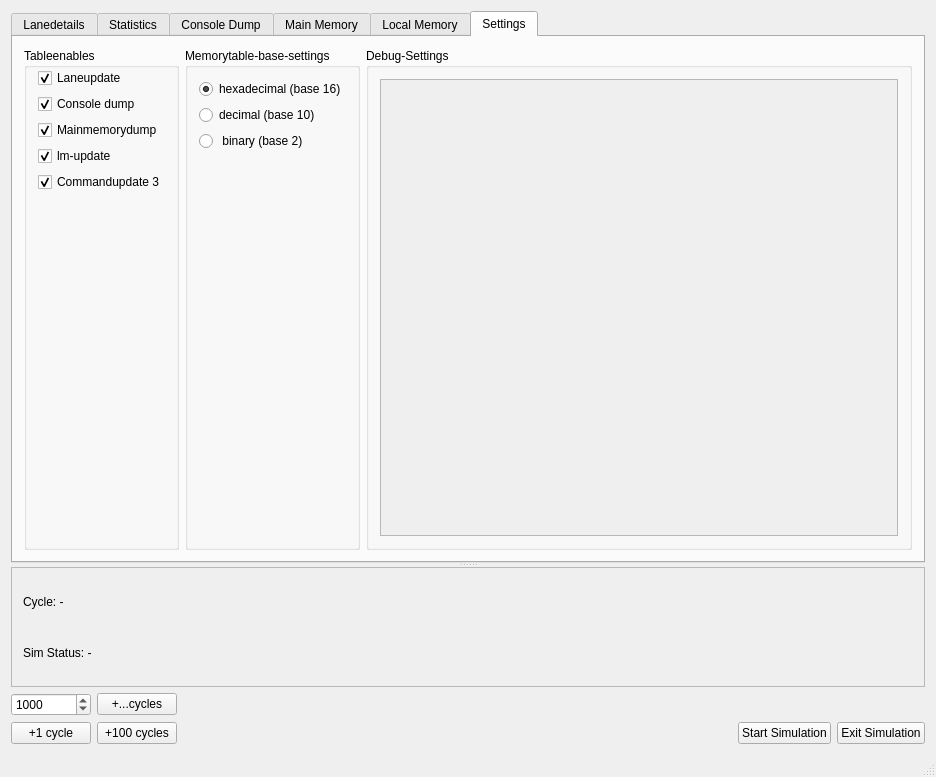
<?xml version="1.0" encoding="UTF-8"?>
<ui version="4.0">
 <class>CommandWindow</class>
 <widget class="QMainWindow" name="CommandWindow">
  <property name="geometry">
   <rect>
    <x>0</x>
    <y>0</y>
    <width>936</width>
    <height>777</height>
   </rect>
  </property>
  <property name="windowTitle">
   <string>CommandWindow</string>
  </property>
  <widget class="QWidget" name="centralWidget">
   <layout class="QGridLayout" name="gridLayout">
    <item row="2" column="2">
     <spacer name="horizontalSpacer">
      <property name="orientation">
       <enum>Qt::Horizontal</enum>
      </property>
      <property name="sizeHint" stdset="0">
       <size>
        <width>40</width>
        <height>20</height>
       </size>
      </property>
     </spacer>
    </item>
    <item row="2" column="1">
     <widget class="QPushButton" name="cycleButton">
      <property name="text">
       <string>+...cycles</string>
      </property>
     </widget>
    </item>
    <item row="3" column="3">
     <widget class="QPushButton" name="pauseButton">
      <property name="text">
       <string>Start Simulation</string>
      </property>
     </widget>
    </item>
    <item row="2" column="0">
     <widget class="QSpinBox" name="cycleInput">
      <property name="maximum">
       <number>10000000</number>
      </property>
      <property name="value">
       <number>1000</number>
      </property>
     </widget>
    </item>
    <item row="3" column="4">
     <widget class="QPushButton" name="exitButton">
      <property name="text">
       <string>Exit Simulation</string>
      </property>
     </widget>
    </item>
    <item row="3" column="1">
     <widget class="QPushButton" name="cycle100button">
      <property name="text">
       <string>+100 cycles</string>
      </property>
     </widget>
    </item>
    <item row="0" column="0" colspan="5">
     <widget class="QWidget" name="widget_2" native="true">
      <layout class="QVBoxLayout" name="verticalLayout_5">
       <property name="spacing">
        <number>0</number>
       </property>
       <property name="leftMargin">
        <number>0</number>
       </property>
       <property name="topMargin">
        <number>0</number>
       </property>
       <property name="rightMargin">
        <number>0</number>
       </property>
       <property name="bottomMargin">
        <number>0</number>
       </property>
       <item>
        <widget class="QSplitter" name="splitter_2">
         <property name="orientation">
          <enum>Qt::Vertical</enum>
         </property>
         <widget class="QTabWidget" name="tabwidget">
          <property name="sizePolicy">
           <sizepolicy hsizetype="Preferred" vsizetype="Expanding">
            <horstretch>0</horstretch>
            <verstretch>0</verstretch>
           </sizepolicy>
          </property>
          <property name="toolTip">
           <string/>
          </property>
          <property name="styleSheet">
           <string notr="true">QLabel { border-color: black}</string>
          </property>
          <property name="currentIndex">
           <number>5</number>
          </property>
          <widget class="QWidget" name="Lanestab">
           <attribute name="title">
            <string>Lanedetails</string>
           </attribute>
           <widget class="QLabel" name="Labellastcycles">
            <property name="geometry">
             <rect>
              <x>0</x>
              <y>340</y>
              <width>431</width>
              <height>17</height>
             </rect>
            </property>
            <property name="text">
             <string>Value of last x cycles</string>
            </property>
           </widget>
           <widget class="QGroupBox" name="radiobuttongroup">
            <property name="geometry">
             <rect>
              <x>0</x>
              <y>340</y>
              <width>931</width>
              <height>91</height>
             </rect>
            </property>
            <layout class="QHBoxLayout" name="radiobuttonlayout">
             <item>
              <widget class="QRadioButton" name="radioButton_4">
               <property name="text">
                <string>Last 10000 cycles</string>
               </property>
              </widget>
             </item>
             <item>
              <widget class="QRadioButton" name="radioButton_5">
               <property name="text">
                <string>Last 20000 cycles</string>
               </property>
              </widget>
             </item>
             <item>
              <widget class="QRadioButton" name="radioButton_3">
               <property name="text">
                <string>Last 30000 cycles</string>
               </property>
              </widget>
             </item>
             <item>
              <widget class="QRadioButton" name="radioButton_2">
               <property name="text">
                <string>Last 40000 cycles</string>
               </property>
              </widget>
             </item>
             <item>
              <widget class="QRadioButton" name="radioButton">
               <property name="text">
                <string>Last 50000 cycles</string>
               </property>
              </widget>
             </item>
             <item>
              <widget class="QRadioButton" name="radioButton_6">
               <property name="text">
                <string>Total cylces</string>
               </property>
               <property name="checked">
                <bool>true</bool>
               </property>
              </widget>
             </item>
            </layout>
           </widget>
          </widget>
          <widget class="QWidget" name="tab_statistic">
           <attribute name="title">
            <string>Statistics</string>
           </attribute>
           <layout class="QGridLayout" name="gridLayout_6">
            <item row="0" column="0">
             <widget class="QScrollArea" name="tab_statistic_content">
              <property name="widgetResizable">
               <bool>true</bool>
              </property>
              <widget class="QWidget" name="statistic_scrollAreaWidgetContent">
               <property name="geometry">
                <rect>
                 <x>0</x>
                 <y>0</y>
                 <width>894</width>
                 <height>498</height>
                </rect>
               </property>
               <layout class="QVBoxLayout" name="verticalLayout_3">
                <item>
                 <widget class="QTextBrowser" name="statistic_textbrowser"/>
                </item>
               </layout>
              </widget>
             </widget>
            </item>
           </layout>
          </widget>
          <widget class="QWidget" name="consoledumptab">
           <attribute name="title">
            <string>Console Dump</string>
           </attribute>
           <layout class="QGridLayout" name="gridLayout_4">
            <property name="leftMargin">
             <number>0</number>
            </property>
            <property name="topMargin">
             <number>0</number>
            </property>
            <property name="rightMargin">
             <number>0</number>
            </property>
            <property name="bottomMargin">
             <number>0</number>
            </property>
            <property name="spacing">
             <number>0</number>
            </property>
            <item row="0" column="0" colspan="3">
             <widget class="QScrollArea" name="scrollArea">
              <property name="widgetResizable">
               <bool>true</bool>
              </property>
              <widget class="QWidget" name="scrollAreaWidgetContents">
               <property name="geometry">
                <rect>
                 <x>0</x>
                 <y>0</y>
                 <width>912</width>
                 <height>516</height>
                </rect>
               </property>
               <layout class="QGridLayout" name="gridLayout_5">
                <item row="1" column="1">
                 <widget class="QGroupBox" name="rfdump">
                  <property name="title">
                   <string>Register File Dump (Cluster, Unit, Lane)</string>
                  </property>
                 </widget>
                </item>
                <item row="0" column="1" colspan="2">
                 <spacer name="verticalSpacer">
                  <property name="orientation">
                   <enum>Qt::Vertical</enum>
                  </property>
                  <property name="sizeHint" stdset="0">
                   <size>
                    <width>20</width>
                    <height>40</height>
                   </size>
                  </property>
                 </spacer>
                </item>
                <item row="1" column="0">
                 <spacer name="horizontalSpacer_2">
                  <property name="orientation">
                   <enum>Qt::Horizontal</enum>
                  </property>
                  <property name="sizeHint" stdset="0">
                   <size>
                    <width>40</width>
                    <height>20</height>
                   </size>
                  </property>
                 </spacer>
                </item>
                <item row="3" column="1" colspan="2">
                 <spacer name="verticalSpacer_2">
                  <property name="orientation">
                   <enum>Qt::Vertical</enum>
                  </property>
                  <property name="sizeHint" stdset="0">
                   <size>
                    <width>20</width>
                    <height>40</height>
                   </size>
                  </property>
                 </spacer>
                </item>
                <item row="1" column="3">
                 <spacer name="horizontalSpacer_3">
                  <property name="orientation">
                   <enum>Qt::Horizontal</enum>
                  </property>
                  <property name="sizeHint" stdset="0">
                   <size>
                    <width>40</width>
                    <height>20</height>
                   </size>
                  </property>
                 </spacer>
                </item>
                <item row="1" column="2">
                 <widget class="QGroupBox" name="lmdump">
                  <property name="title">
                   <string>Local Memory Dump (Cluster, Unit)</string>
                  </property>
                 </widget>
                </item>
               </layout>
              </widget>
             </widget>
            </item>
           </layout>
          </widget>
          <widget class="QWidget" name="mainmemorydumptab">
           <attribute name="title">
            <string>Main Memory</string>
           </attribute>
           <layout class="QHBoxLayout" name="horizontalLayout_4">
            <item>
             <widget class="QGroupBox" name="mainmembuttongroup">
              <property name="title">
               <string/>
              </property>
             </widget>
            </item>
           </layout>
          </widget>
          <widget class="QWidget" name="tab_localMemory">
           <attribute name="title">
            <string>Local Memory</string>
           </attribute>
           <layout class="QGridLayout" name="gridLayout_3">
            <property name="leftMargin">
             <number>0</number>
            </property>
            <property name="topMargin">
             <number>0</number>
            </property>
            <property name="rightMargin">
             <number>0</number>
            </property>
            <property name="bottomMargin">
             <number>0</number>
            </property>
            <property name="spacing">
             <number>0</number>
            </property>
            <item row="0" column="0">
             <widget class="QTabWidget" name="lmtabs">
              <property name="currentIndex">
               <number>-1</number>
              </property>
             </widget>
            </item>
           </layout>
          </widget>
          <widget class="QWidget" name="settingstab">
           <attribute name="title">
            <string>Settings</string>
           </attribute>
           <layout class="QGridLayout" name="horizontalLayout_3">
            <item row="0" column="0">
             <layout class="QHBoxLayout" name="horizontalLayout_4">
              <item>
               <widget class="QGroupBox" name="settingsbox">
                <property name="title">
                 <string>Tableenables</string>
                </property>
                <layout class="QVBoxLayout" name="verticalLayout_4">
                 <property name="topMargin">
                  <number>0</number>
                 </property>
                 <item>
                  <widget class="QCheckBox" name="lanecheck">
                   <property name="text">
                    <string>Laneupdate</string>
                   </property>
                   <property name="checked">
                    <bool>true</bool>
                   </property>
                  </widget>
                 </item>
                 <item>
                  <widget class="QCheckBox" name="consoledumpcheck">
                   <property name="text">
                    <string>Console dump</string>
                   </property>
                   <property name="checked">
                    <bool>true</bool>
                   </property>
                  </widget>
                 </item>
                 <item>
                  <widget class="QCheckBox" name="mainmemorycheck">
                   <property name="text">
                    <string>Mainmemorydump</string>
                   </property>
                   <property name="checked">
                    <bool>true</bool>
                   </property>
                  </widget>
                 </item>
                 <item>
                  <widget class="QCheckBox" name="lmcheck">
                   <property name="text">
                    <string>lm-update</string>
                   </property>
                   <property name="checked">
                    <bool>true</bool>
                   </property>
                  </widget>
                 </item>
                 <item>
                  <widget class="QCheckBox" name="command3check">
                   <property name="text">
                    <string>Commandupdate 3</string>
                   </property>
                   <property name="checked">
                    <bool>true</bool>
                   </property>
                  </widget>
                 </item>
                 <item>
                  <spacer name="verticalSpacer_4">
                   <property name="orientation">
                    <enum>Qt::Vertical</enum>
                   </property>
                   <property name="sizeHint" stdset="0">
                    <size>
                     <width>20</width>
                     <height>40</height>
                    </size>
                   </property>
                  </spacer>
                 </item>
                </layout>
               </widget>
              </item>
              <item>
               <widget class="QGroupBox" name="tablebasesetter">
                <property name="title">
                 <string>Memorytable-base-settings</string>
                </property>
                <layout class="QVBoxLayout" name="verticalLayout_2">
                 <item>
                  <widget class="QRadioButton" name="tablehex">
                   <property name="text">
                    <string>hexadecimal (base 16)</string>
                   </property>
                   <property name="checked">
                    <bool>true</bool>
                   </property>
                  </widget>
                 </item>
                 <item>
                  <widget class="QRadioButton" name="tableint">
                   <property name="text">
                    <string>decimal (base 10)</string>
                   </property>
                  </widget>
                 </item>
                 <item>
                  <widget class="QRadioButton" name="tablebit">
                   <property name="text">
                    <string> binary (base 2)</string>
                   </property>
                  </widget>
                 </item>
                 <item>
                  <spacer name="verticalSpacer_3">
                   <property name="orientation">
                    <enum>Qt::Vertical</enum>
                   </property>
                   <property name="sizeHint" stdset="0">
                    <size>
                     <width>20</width>
                     <height>40</height>
                    </size>
                   </property>
                  </spacer>
                 </item>
                </layout>
               </widget>
              </item>
              <item>
               <widget class="QGroupBox" name="Debugsettings">
                <property name="title">
                 <string>Debug-Settings</string>
                </property>
                <layout class="QHBoxLayout" name="horizontalLayout">
                 <item>
                  <widget class="QScrollArea" name="scrollArea_3">
                   <property name="widgetResizable">
                    <bool>true</bool>
                   </property>
                   <widget class="QWidget" name="scrollAreaWidgetContents_3">
                    <property name="geometry">
                     <rect>
                      <x>0</x>
                      <y>0</y>
                      <width>461</width>
                      <height>452</height>
                     </rect>
                    </property>
                    <layout class="QVBoxLayout" name="verticalLayout">
                     <property name="sizeConstraint">
                      <enum>QLayout::SetDefaultConstraint</enum>
                     </property>
                    </layout>
                   </widget>
                  </widget>
                 </item>
                </layout>
               </widget>
              </item>
             </layout>
            </item>
           </layout>
          </widget>
         </widget>
         <widget class="QScrollArea" name="scrollArea_2">
          <property name="sizePolicy">
           <sizepolicy hsizetype="Expanding" vsizetype="Preferred">
            <horstretch>0</horstretch>
            <verstretch>0</verstretch>
           </sizepolicy>
          </property>
          <property name="widgetResizable">
           <bool>true</bool>
          </property>
          <widget class="QWidget" name="scrollAreaWidgetContents_2">
           <property name="geometry">
            <rect>
             <x>0</x>
             <y>0</y>
             <width>916</width>
             <height>119</height>
            </rect>
           </property>
           <layout class="QGridLayout" name="gridLayout_2">
            <item row="9" column="0">
             <widget class="QLabel" name="cycle_label">
              <property name="text">
               <string>Cycle: -</string>
              </property>
             </widget>
            </item>
            <item row="12" column="0">
             <widget class="QLabel" name="sim_status_label">
              <property name="text">
               <string>Sim Status: -</string>
              </property>
             </widget>
            </item>
           </layout>
          </widget>
         </widget>
        </widget>
       </item>
      </layout>
     </widget>
    </item>
    <item row="3" column="0">
     <widget class="QPushButton" name="cycle1button">
      <property name="text">
       <string>+1 cycle</string>
      </property>
     </widget>
    </item>
   </layout>
  </widget>
  <widget class="QStatusBar" name="statusBar"/>
 </widget>
 <layoutdefault spacing="6" margin="11"/>
 <resources/>
 <connections>
  <connection>
   <sender>exitButton</sender>
   <signal>clicked()</signal>
   <receiver>CommandWindow</receiver>
   <slot>close()</slot>
   <hints>
    <hint type="sourcelabel">
     <x>1043</x>
     <y>463</y>
    </hint>
    <hint type="destinationlabel">
     <x>719</x>
     <y>473</y>
    </hint>
   </hints>
  </connection>
 </connections>
</ui>
